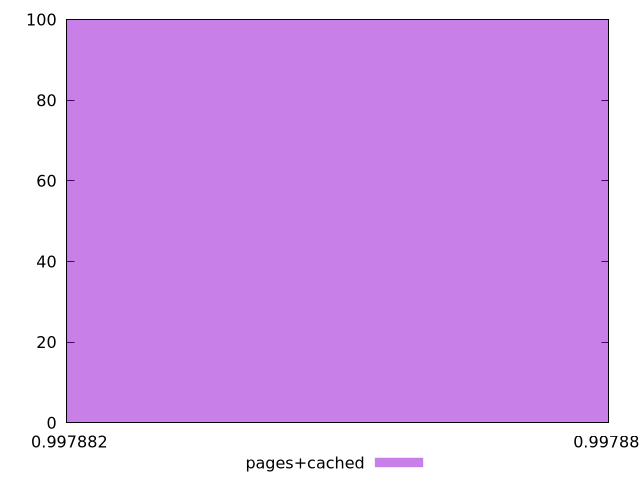

Generate this figure with gnuplot:
$_pagesCached <<EOF
0.9978817385378553 100
EOF
set key outside below
set terminal pngcairo
set output "report_00005_2020-11-02T22-26-11.212Z/dom-size/pages+cached//hist.png"
set yrange [0:100]
set boxwidth 5.187674724875295e-16
set style fill transparent solid 0.5 noborder
plot $_pagesCached title "pages+cached" with boxes ,
